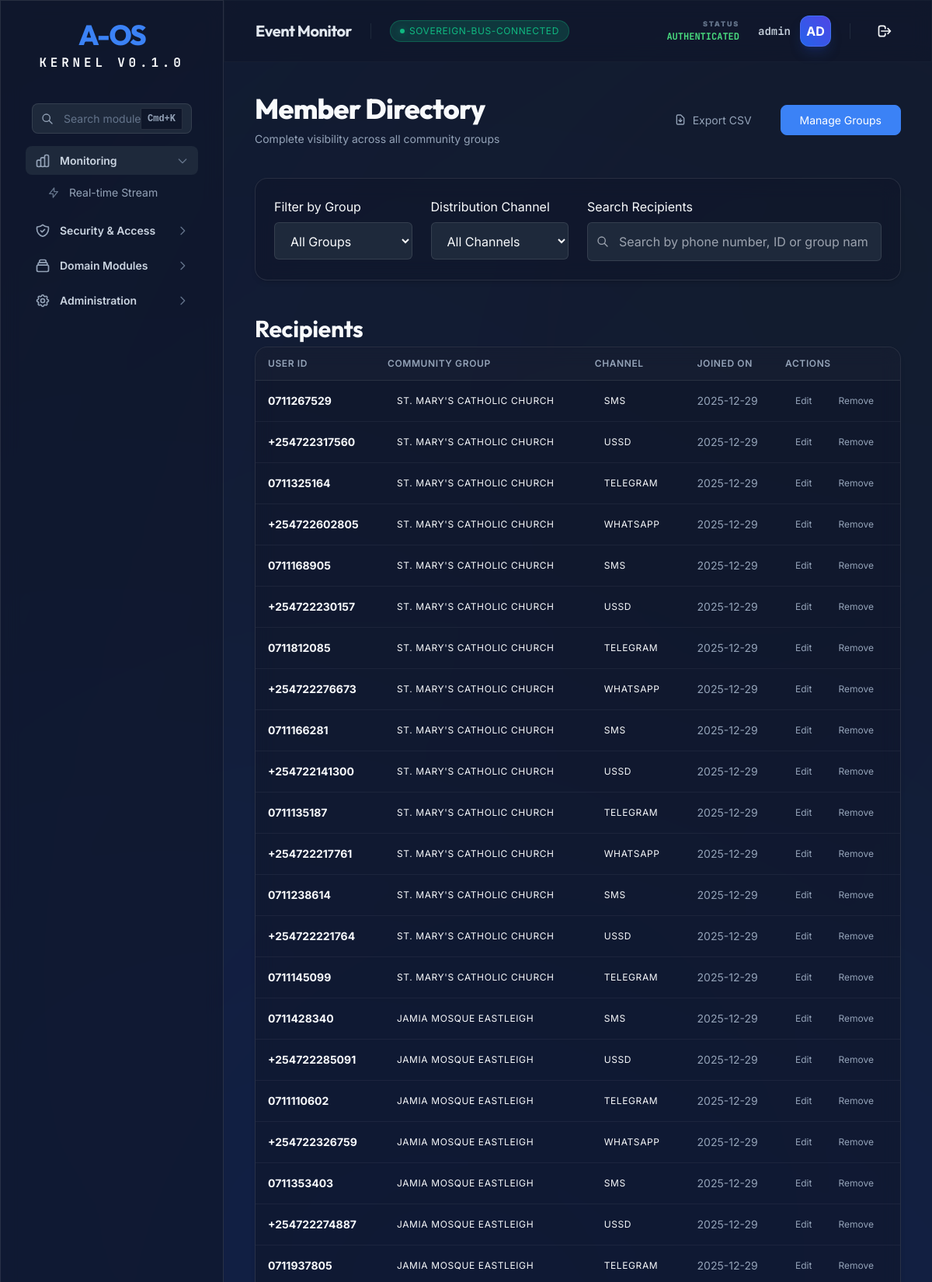
The app's page /community/members (signed in, upper part) with its own data.
### tables this page shows
CREATE TABLE community_members (
        id TEXT PRIMARY KEY,
        community_id TEXT NOT NULL,
        user_id TEXT NOT NULL,
        channel TEXT NOT NULL,
        joined_at DATETIME DEFAULT CURRENT_TIMESTAMP,
        active BOOLEAN DEFAULT 1,
        FOREIGN KEY (community_id) REFERENCES community_groups(id),
        UNIQUE(community_id, user_id, channel)
    );

CREATE TABLE community_groups (
        id TEXT PRIMARY KEY,
        name TEXT NOT NULL,
        description TEXT,
        group_type TEXT,
        tags TEXT DEFAULT '[]', -- JSON list
        location TEXT,
        admin_id TEXT,
        trust_level TEXT DEFAULT 'local',
        preferred_channels TEXT DEFAULT 'ussd,sms',
        active BOOLEAN DEFAULT 1,
        created_at DATETIME DEFAULT CURRENT_TIMESTAMP
    );

### aos/api/routers/community.py (the view)
@router.get("/members", response_class=HTMLResponse)
async def members_dashboard(
    request: Request,
    page: int = 1,
    group_id: str = None,
    channel: str = None,
    search: str = None,
    operator=Depends(get_current_operator)
):
    data = community_state.module.list_all_members(
        page=page,
        per_page=50,
        group_id=group_id,
        channel=channel,
        search_query=search
    ) if community_state.module else {
        "members": [],
        "total": 0,
        "page": 1,
        "per_page": 50,
        "total_pages": 0
    }
    all_groups = []
    if community_state.module:
        all_groups = [g for g in community_state.module._groups.list_all() if g.active]
    if request.headers.get("hx-request") == "true":
        return templates.TemplateResponse("partials/community_members_table.html", {
            "request": request,
            "members": data["members"],
            "total": data["total"],
            "page": data["page"],
            "total_pages": data["total_pages"]
        })
    return templates.TemplateResponse("community_members.html", {
        "request": request,
        "user": operator,
        "members": data["members"],
        "total": data["total"],
        "page": data["page"],
        "total_pages": data["total_pages"],
        "all_groups": all_groups,
        "current_group": group_id,
        "current_channel": channel,
        "current_search": search
    })

### aos/api/templates/community_members.html (shortened to what this page needs)
{% extends "dashboard.html" %}
{% from "components/atoms/EliteButton.html" import elite_button %}
{% from "components/atoms/Card.html" import card %}
{% from "components/molecules/DataCard.html" import data_card %}
{% from "components/molecules/Pagination.html" import pagination %}
{% block content %}
<header class="mb-10 flex flex-col md:flex-row md:items-center md:justify-between gap-4">
    <div>
        <h1 class="aos-h1 mb-2">Member Directory</h1>
        <p class="aos-text-muted aos-text-sm">Complete visibility across all community groups</p>
    </div>
    <div class="flex flex-wrap gap-3">
        <button onclick="exportCSV()" class="aos-btn aos-btn-ghost aos-size-md">
            <svg class="w-4 h-4" fill="none" stroke="currentColor" viewBox="0 0 24 24">
                <path stroke-linecap="round" stroke-linejoin="round" stroke-width="2"
                    d="M12 10v6m0 0l-3-3m3 3l3-3m2 8H7a2 2 0 01-2-2V5a2 2 0 012-2h5.586a1 1 0 01.707.293l5.414 5.414a1 1 0 01.293.707V19a2 2 0 01-2 2z">
                </path>
            </svg>
            <span class="aos-btn-text">Export CSV</span>
        </button>
        <a href="/community" class="aos-btn aos-btn-primary aos-size-md">
            <span class="aos-btn-text">Manage Groups</span>
        </a>
    </div>
</header>
{% call card(padding="6", class="mb-8") %}
<div class="grid grid-cols-1 md:grid-cols-4 gap-6">
    <div>
        <label class="aos-label mb-2 block">Filter by Group</label>
        <select name="group_id" class="aos-input" hx-get="/community/members" hx-target="#members-table-container"
            hx-swap="outerHTML" hx-push-url="true" hx-include="[name='channel'], [name='search']">
            <option value="">All Groups</option>
        </select>
    </div>
    <div>
        <label class="aos-label mb-2 block">Distribution Channel</label>
        <select name="channel" class="aos-input" hx-get="/community/members" hx-target="#members-table-container"
            hx-swap="outerHTML" hx-push-url="true" hx-include="[name='group_id'], [name='search']">
            <option value="">All Channels</option>
        </select>
    </div>
    <div class="md:col-span-2">
        <label class="aos-label mb-2 block">Search Recipients</label>
        <div class="relative">
            <input type="text" id="member-search" name="search" class="aos-input pl-10"
                placeholder="Search by phone number, ID or group name..." value="{{ current_search or '' }}"
                hx-get="/community/members" hx-trigger="keyup changed delay:500ms, search"
                hx-target="#members-table-container" hx-swap="outerHTML" hx-indicator="#search-indicator"
                hx-push-url="true" hx-include="[name='group_id'], [name='channel']">
            <div class="absolute inset-y-0 left-0 pl-3 flex items-center pointer-events-none">
            </div>
        </div>
    </div>
</div>
{% endcall %}
<section class="aos-stack-md">
    <div class="flex items-center justify-between">
        <h2 class="aos-h2">Recipients</h2>
    </div>
    <div id="members-table-container">
        {% include "partials/community_members_table.html" %}
    </div>
</section>
{% endblock %}

### aos/api/templates/partials/community_members_table.html (shortened to what this page needs)
{% from "components/atoms/Card.html" import card %}
{% from "components/molecules/Pagination.html" import pagination %}
<div id="members-table-container">
    {% call card(padding="0", class="aos-overflow-hidden") %}
    <table class="aos-table">
        <thead>
            <tr>
                <th>User ID</th>
                <th>Community Group</th>
                <th>Channel</th>
                <th>Joined On</th>
                <th>Actions</th>
            </tr>
        </thead>
        <tbody>
            {% for member in members %}
            <tr>
                <td class="aos-font-mono aos-text-sm font-bold">{{ member.user_id }}</td>
                <td><span class="aos-badge aos-badge-ghost">{{ member.group_name }}</span></td>
                <td>
                    <span
                        class="aos-badge {% if member.channel == 'telegram' %}aos-badge-info{% elif member.channel == 'sms' %}aos-badge-primary{% else %}aos-badge-warning{% endif %}">
                        {{ member.channel|upper }}
                    </span>
                </td>
                <td class="aos-text-sm aos-text-muted">
                    {{ member.joined_at.strftime('%Y-%m-%d') if member.joined_at else 'N/A' }}
                </td>
                <td>
                    <div class="flex items-center gap-2">
                        <button class="aos-btn aos-btn-ghost aos-size-sm" onclick="editMember('{{ member.id }}')">
                            <span class="aos-btn-text">Edit</span>
                        </button>
                        <button class="aos-btn aos-btn-ghost aos-size-sm aos-text-danger hover:aos-bg-danger-fade"
                            onclick="removeMember('{{ member.community_id }}', '{{ member.user_id }}', '{{ member.channel }}')">
                            <span class="aos-btn-text">Remove</span>
                        </button>
                    </div>
                </td>
            </tr>
            {% else %}
            <tr>
                <td colspan="5" class="aos-text-center aos-py-8 aos-text-muted">
                    No recipients found matching your search criteria.
                </td>
            </tr>
            {% endfor %}
        </tbody>
    </table>
    {% endcall %}
</div>

### aos/api/templates/partials/design_system.html (style rules this page uses)
body { margin: 0; scroll-behavior: smooth; -webkit-font-smoothing: antialiased; background: var(--aos-surface-base); color: var(--aos-neutral-50); font-family: var(--aos-font-sans); }
.aos-h1 { font-family: var(--aos-font-display); font-size: var(--aos-size-4xl); font-weight: 800; letter-spacing: -0.02em; line-height: 1.1; }
.aos-h2 { font-family: var(--aos-font-display); font-size: var(--aos-size-3xl); font-weight: 700; letter-spacing: -0.01em; }
.aos-text-sm { font-size: var(--aos-size-sm); }
.aos-text-muted { color: var(--aos-neutral-400); }
.aos-table { width: 100%; border-collapse: collapse; }
.aos-table thead { background: rgba(255, 255, 255, 0.02); border-bottom: 1px solid var(--aos-surface-border); }
.aos-table th { padding: var(--aos-spacing-3) var(--aos-spacing-4); text-align: left; font-size: var(--aos-size-xs); font-weight: 600; text-transform: uppercase; letter-spacing: 0.05em; color: var(--aos-neutral-400); }
.aos-table td { padding: var(--aos-spacing-3) var(--aos-spacing-4); border-bottom: 1px solid rgba(255, 255, 255, 0.05); }

### aos/api/templates/components/atoms/EliteButton.html (style rules this page uses)
.aos-btn { position: relative; display: inline-flex; align-items: center; justify-content: center; gap: var(--aos-spacing-2); font-weight: var(--aos-weight-semibold); border-radius: var(--aos-radius-lg); border: 1px solid transparent; transition: all var(--aos-duration-base) var(--aos-easing-out); cursor: pointer; font-family: var(--aos-font-sans); white-space: nowrap; }
.aos-size-sm { padding: var(--aos-spacing-1) var(--aos-spacing-3); font-size: var(--aos-size-xs); }
.aos-size-md { padding: var(--aos-spacing-2) var(--aos-spacing-6); font-size: var(--aos-size-sm); }
.aos-btn-primary { background: var(--aos-primary-base); color: var(--aos-primary-text); border-color: var(--aos-primary-base); }
.aos-btn-ghost { background: transparent; color: var(--aos-neutral-400); border-color: transparent; }

### records on screen
community_members: user_id "0711267529", group_name "ST. MARY'S CATHOLIC CHURCH", channel "SMS", joined_at "2025-12-29"
community_members: user_id "+254722317560", group_name "ST. MARY'S CATHOLIC CHURCH", channel "USSD", joined_at "2025-12-29"
community_members: user_id "0711325164", group_name "ST. MARY'S CATHOLIC CHURCH", channel "TELEGRAM", joined_at "2025-12-29"
community_members: user_id "+254722602805", group_name "ST. MARY'S CATHOLIC CHURCH", channel "WHATSAPP", joined_at "2025-12-29"
community_members: user_id "0711168905", group_name "ST. MARY'S CATHOLIC CHURCH", channel "SMS", joined_at "2025-12-29"
community_members: user_id "+254722230157", group_name "ST. MARY'S CATHOLIC CHURCH", channel "USSD", joined_at "2025-12-29"
community_members: user_id "0711812085", group_name "ST. MARY'S CATHOLIC CHURCH", channel "TELEGRAM", joined_at "2025-12-29"
community_members: user_id "+254722276673", group_name "ST. MARY'S CATHOLIC CHURCH", channel "WHATSAPP", joined_at "2025-12-29"
community_members: user_id "0711166281", group_name "ST. MARY'S CATHOLIC CHURCH", channel "SMS", joined_at "2025-12-29"
community_members: user_id "+254722141300", group_name "ST. MARY'S CATHOLIC CHURCH", channel "USSD", joined_at "2025-12-29"
community_members: user_id "0711135187", group_name "ST. MARY'S CATHOLIC CHURCH", channel "TELEGRAM", joined_at "2025-12-29"
community_members: user_id "+254722217761", group_name "ST. MARY'S CATHOLIC CHURCH", channel "WHATSAPP", joined_at "2025-12-29"
community_members: user_id "0711238614", group_name "ST. MARY'S CATHOLIC CHURCH", channel "SMS", joined_at "2025-12-29"
community_members: user_id "+254722221764", group_name "ST. MARY'S CATHOLIC CHURCH", channel "USSD", joined_at "2025-12-29"
community_members: user_id "0711145099", group_name "ST. MARY'S CATHOLIC CHURCH", channel "TELEGRAM", joined_at "2025-12-29"
community_members: user_id "0711428340", group_name "JAMIA MOSQUE EASTLEIGH", channel "SMS", joined_at "2025-12-29"
community_members: user_id "+254722285091", group_name "JAMIA MOSQUE EASTLEIGH", channel "USSD", joined_at "2025-12-29"
community_members: user_id "0711110602", group_name "JAMIA MOSQUE EASTLEIGH", channel "TELEGRAM", joined_at "2025-12-29"
community_members: user_id "+254722326759", group_name "JAMIA MOSQUE EASTLEIGH", channel "WHATSAPP", joined_at "2025-12-29"
community_members: user_id "0711353403", group_name "JAMIA MOSQUE EASTLEIGH", channel "SMS", joined_at "2025-12-29"
community_members: user_id "+254722274887", group_name "JAMIA MOSQUE EASTLEIGH", channel "USSD", joined_at "2025-12-29"
community_members: user_id "0711937805", group_name "JAMIA MOSQUE EASTLEIGH", channel "TELEGRAM", joined_at "2025-12-29"

### other values on screen
{{ title }} "Monitoring Security & Access Domain Modules Administration"
{{ item.text }} "Real-time Stream"
{{ text }} "SOVEREIGN-BUS-CONNECTED"
{{ user.username }} "admin"
{{ user.username[:2].upper() }} "AD"
